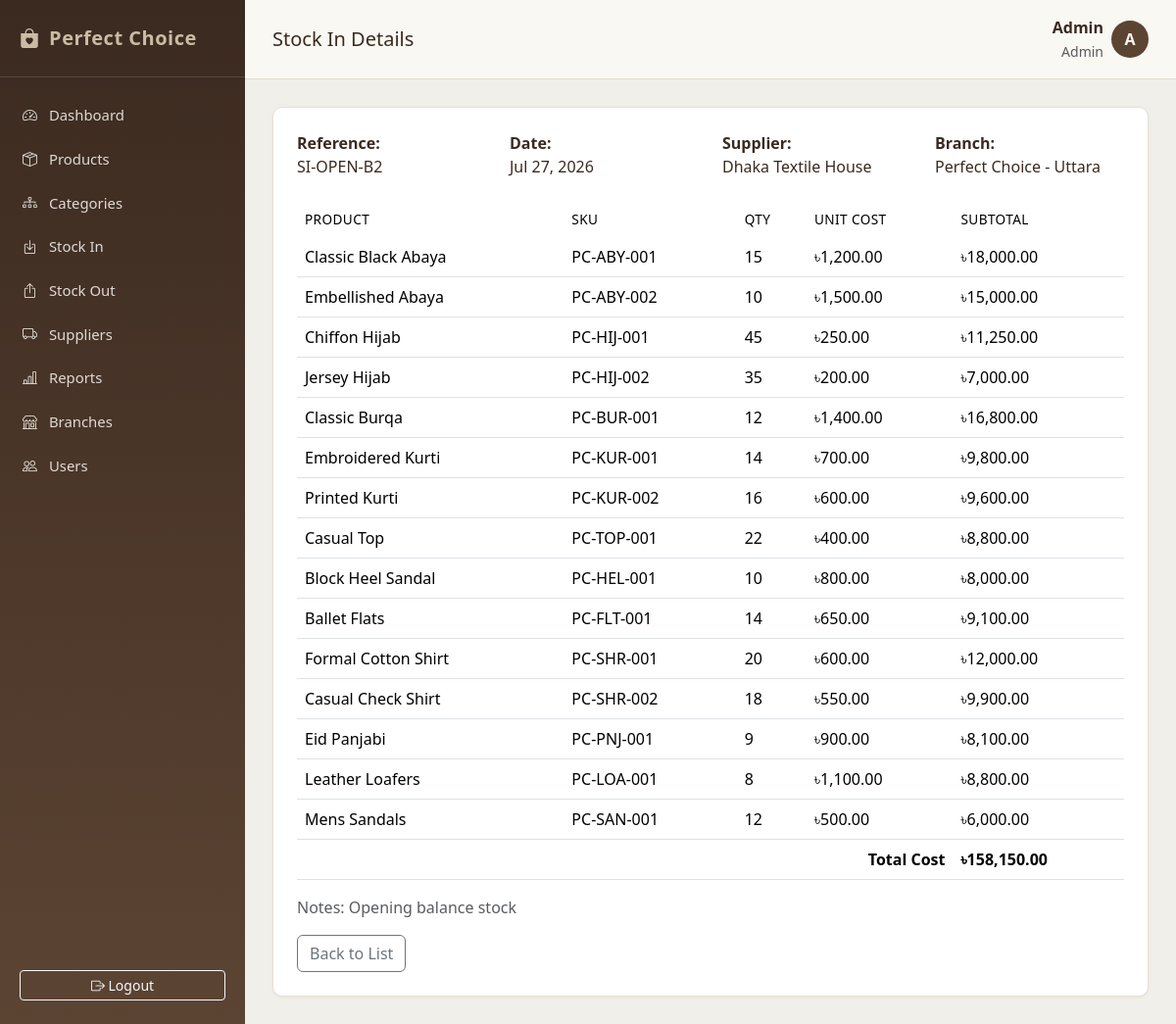
Page /Stock_in/view.php?id=2 (signed in) on the committed database.
### tables this page shows
CREATE TABLE stock_in (
    stock_in_id INT AUTO_INCREMENT PRIMARY KEY,
    supplier_id INT NOT NULL,
    branch_id INT NOT NULL,
    user_id INT NOT NULL,
    reference_no VARCHAR(50),
    stock_in_date DATE NOT NULL,
    total_cost DECIMAL(12,2) DEFAULT 0,
    notes VARCHAR(255),
    created_at TIMESTAMP DEFAULT CURRENT_TIMESTAMP,
    FOREIGN KEY (supplier_id) REFERENCES suppliers(supplier_id),
    FOREIGN KEY (branch_id) REFERENCES branches(branch_id),
    FOREIGN KEY (user_id) REFERENCES users(user_id)
);

CREATE TABLE suppliers (
    supplier_id INT AUTO_INCREMENT PRIMARY KEY,
    supplier_name VARCHAR(150) NOT NULL,
    contact_person VARCHAR(100),
    phone VARCHAR(30),
    email VARCHAR(150),
    address VARCHAR(255),
    status ENUM('active','inactive') DEFAULT 'active',
    created_at TIMESTAMP DEFAULT CURRENT_TIMESTAMP
);

CREATE TABLE branches (
    branch_id INT AUTO_INCREMENT PRIMARY KEY,
    branch_name VARCHAR(100) NOT NULL,
    location VARCHAR(255),
    phone VARCHAR(30),
    status ENUM('active','inactive') DEFAULT 'active',
    created_at TIMESTAMP DEFAULT CURRENT_TIMESTAMP
);

CREATE TABLE stock_in_details (
    detail_id INT AUTO_INCREMENT PRIMARY KEY,
    stock_in_id INT NOT NULL,
    product_id INT NOT NULL,
    quantity INT NOT NULL,
    unit_cost DECIMAL(10,2) NOT NULL,
    subtotal DECIMAL(12,2) GENERATED ALWAYS AS (quantity * unit_cost) STORED,
    FOREIGN KEY (stock_in_id) REFERENCES stock_in(stock_in_id) ON DELETE CASCADE,
    FOREIGN KEY (product_id) REFERENCES products(product_id)
);

CREATE TABLE products (
    product_id INT AUTO_INCREMENT PRIMARY KEY,
    sku VARCHAR(50) UNIQUE,
    product_name VARCHAR(150) NOT NULL,
    category_id INT NOT NULL,
    supplier_id INT,
    size VARCHAR(20),
    color VARCHAR(50),
    cost_price DECIMAL(10,2) DEFAULT 0,
    selling_price DECIMAL(10,2) NOT NULL DEFAULT 0,
    reorder_level INT DEFAULT 10,
    image VARCHAR(255),
    status ENUM('active','inactive') DEFAULT 'active',
    created_at TIMESTAMP DEFAULT CURRENT_TIMESTAMP,
    FOREIGN KEY (category_id) REFERENCES categories(category_id),
    FOREIGN KEY (supplier_id) REFERENCES suppliers(supplier_id) ON DELETE SET NULL
);

### includes/functions.php (called while the page is built, shortened)
<?php
function formatMoney($amount) {
    return number_format((float)$amount, 2);
}

### Stock_in/view.php (the view, shortened to what this page needs)
<?php
require_once '../config/database.php';
require_once '../includes/functions.php';
$id = (int)($_GET['id'] ?? 0);
$stmt = $conn->prepare("SELECT si.*, s.supplier_name, b.branch_name, u.full_name
    FROM stock_in si
    JOIN suppliers s ON si.supplier_id = s.supplier_id
    JOIN branches b ON si.branch_id = b.branch_id
    JOIN users u ON si.user_id = u.user_id
    WHERE si.stock_in_id = ?");
$stmt->bind_param("i", $id);
$stmt->execute();
$entry = $stmt->get_result()->fetch_assoc();
$details = $conn->prepare("SELECT sid.*, p.product_name, p.sku FROM stock_in_details sid JOIN products p ON sid.product_id = p.product_id WHERE sid.stock_in_id = ?");
$details->bind_param("i", $id);
$details->execute();
$lines = $details->get_result();
require_once '../includes/header.php';
require_once '../includes/sidebar.php';
?>
<div class="pc-card p-4">
    <div class="row mb-4">
        <div class="col-md-3"><strong>Reference:</strong><br><?php echo htmlspecialchars($entry['reference_no'] ?: ('SI-' . str_pad($entry['stock_in_id'],4,'0',STR_PAD_LEFT))); ?></div>
        <div class="col-md-3"><strong>Date:</strong><br><?php echo date('M d, Y', strtotime($entry['stock_in_date'])); ?></div>
        <?php if ((int)$_SESSION['role_id'] !== ROLE_SALES_USER): ?>
        <div class="col-md-3"><strong>Supplier:</strong><br><?php echo htmlspecialchars($entry['supplier_name']); ?></div>
        <?php endif; ?>
        <div class="col-md-3"><strong>Branch:</strong><br><?php echo htmlspecialchars($entry['branch_name']); ?></div>
    </div>
    <table class="table">
        <thead><tr><th>Product</th><th>SKU</th><th>Qty</th><th>Unit Cost</th><th>Subtotal</th></tr></thead>
        <tbody>
        <?php while ($l = $lines->fetch_assoc()): ?>
            <tr>
                <td><?php echo htmlspecialchars($l['product_name']); ?></td>
                <td><?php echo htmlspecialchars($l['sku']); ?></td>
                <td><?php echo $l['quantity']; ?></td>
                <td>৳<?php echo formatMoney($l['unit_cost']); ?></td>
                <td>৳<?php echo formatMoney($l['subtotal']); ?></td>
            </tr>
        <?php endwhile; ?>
        </tbody>
        <tfoot>
            <tr><th colspan="4" class="text-end">Total Cost</th><th>৳<?php echo formatMoney($entry['total_cost']); ?></th></tr>
        </tfoot>
    </table>
    <?php if ($entry['notes']): ?><p class="text-muted">Notes: <?php echo htmlspecialchars($entry['notes']); ?></p><?php endif; ?>
    <a href="list.php" class="btn btn-outline-secondary">Back to List</a>
</div>
    </main>
</div>
<?php require_once '../includes/footer.php'; ?>

### assets/css/style.css (style rules this page uses)
:root { --pc-brown-dark: #3b2a20; --pc-brown: #5c4433; --pc-brown-light: #8a6f55; --pc-taupe: #cbbba4; --pc-grey: #6b6b66; --pc-grey-light: #f1efe9; --pc-ivory: #faf8f3; --pc-gold: #a98a4d; --pc-success: #4f6f52; --pc-danger: #8b3a3a; --pc-warning: #b9893f; --pc-fs-xs: 0.8rem; --pc-fs-sm: 0.875rem; --pc-fs-base: 1rem; --pc-fs-lg: 1.25rem; --pc-fs-xl: 1.5rem; }
* { box-sizing: border-box; }
body { background-color: var(--pc-grey-light); font-family: 'Segoe UI', Georgia, 'Times New Roman', serif; color: var(--pc-brown-dark); margin: 0; }
.pc-card { background: #fff; border: 1px solid #e7e1d4; border-radius: 10px; box-shadow: 0 1px 3px rgba(59,42,32,0.06); }
.table thead { background: var(--pc-brown-dark); color: var(--pc-ivory); }
.table thead th { border: none; font-weight: 500; font-size: 0.85rem; text-transform: uppercase; letter-spacing: 0.4px; }

### rows in the picture
stock_in: reference_no "SI-OPEN-B2", stock_in_date "Jul 27, 2026", supplier.supplier_name "Dhaka Textile House", branch.branch_name "Perfect Choice - Uttara", total_cost "158,150.00", notes "Opening balance stock"
stock_in_details: product.product_name "Classic Black Abaya", product.sku "PC-ABY-001", quantity "15", unit_cost "1,200.00", subtotal "18,000.00"
stock_in_details: product.product_name "Embellished Abaya", product.sku "PC-ABY-002", quantity "10", unit_cost "1,500.00", subtotal "15,000.00"
stock_in_details: product.product_name "Chiffon Hijab", product.sku "PC-HIJ-001", quantity "45", unit_cost "250.00", subtotal "11,250.00"
stock_in_details: product.product_name "Jersey Hijab", product.sku "PC-HIJ-002", quantity "35", unit_cost "200.00", subtotal "7,000.00"
stock_in_details: product.product_name "Classic Burqa", product.sku "PC-BUR-001", quantity "12", unit_cost "1,400.00", subtotal "16,800.00"
stock_in_details: product.product_name "Embroidered Kurti", product.sku "PC-KUR-001", quantity "14", unit_cost "700.00", subtotal "9,800.00"
stock_in_details: product.product_name "Printed Kurti", product.sku "PC-KUR-002", quantity "16", unit_cost "600.00", subtotal "9,600.00"
stock_in_details: product.product_name "Casual Top", product.sku "PC-TOP-001", quantity "22", unit_cost "400.00", subtotal "8,800.00"
stock_in_details: product.product_name "Block Heel Sandal", product.sku "PC-HEL-001", quantity "10", unit_cost "800.00", subtotal "8,000.00"
stock_in_details: product.product_name "Ballet Flats", product.sku "PC-FLT-001", quantity "14", unit_cost "650.00", subtotal "9,100.00"
stock_in_details: product.product_name "Formal Cotton Shirt", product.sku "PC-SHR-001", quantity "20", unit_cost "600.00", subtotal "12,000.00"
stock_in_details: product.product_name "Casual Check Shirt", product.sku "PC-SHR-002", quantity "18", unit_cost "550.00", subtotal "9,900.00"
stock_in_details: product.product_name "Eid Panjabi", product.sku "PC-PNJ-001", quantity "9", unit_cost "900.00", subtotal "8,100.00"
stock_in_details: product.product_name "Leather Loafers", product.sku "PC-LOA-001", quantity "8", unit_cost "1,100.00", subtotal "8,800.00"
stock_in_details: product.product_name "Mens Sandals", product.sku "PC-SAN-001", quantity "12", unit_cost "500.00", subtotal "6,000.00"

### other values in the picture
$pageTitle "Stock In Details"
$_SESSION['full_name'] "Admin"
roleName($_SESSION['role_id']) "Admin"
substr($_SESSION['full_name'], 0, 1) "A"
